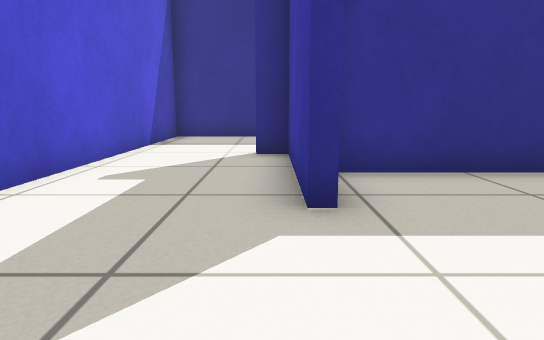
View 1 (above)

16 first-person views from a walk through a world built for the Gazebo simulator. The camera is 0.5 m above the floor, tilts 10° down and sees 75° across. The floor is counted in squares, 0.5 m on a side. Each view is taken from the middle of a square. On the plan, view 1 faces up. The plan holds only what a view shows up to about 13 squares ahead; the rest is blank.

View 2
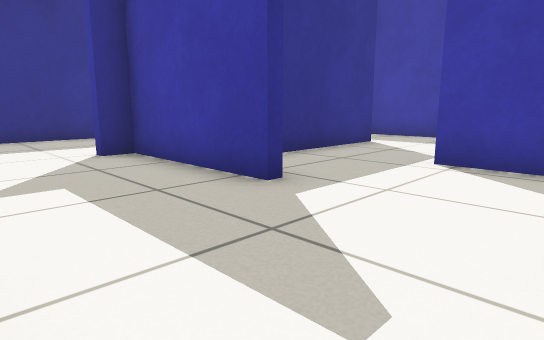

View 3
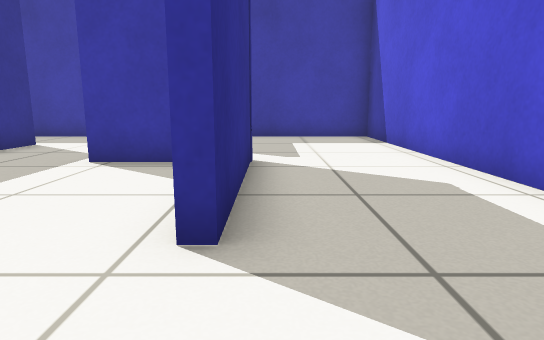

View 4
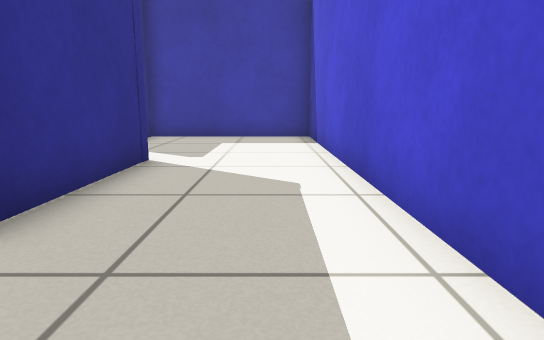

View 5
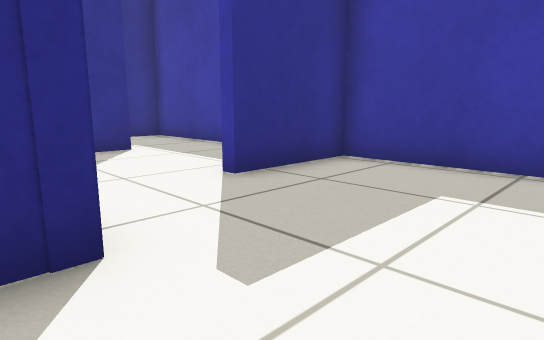

View 6
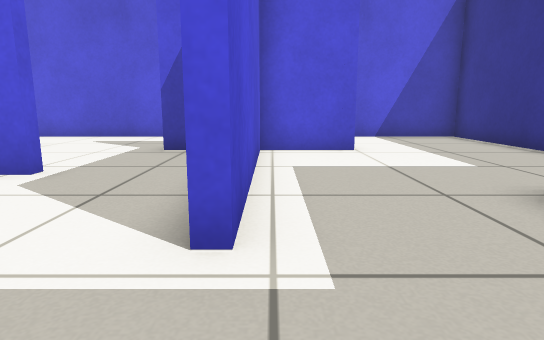

View 7
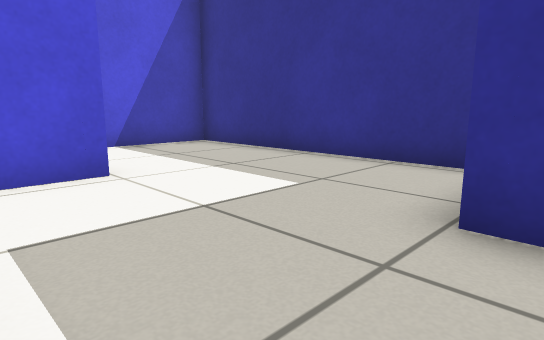

View 8
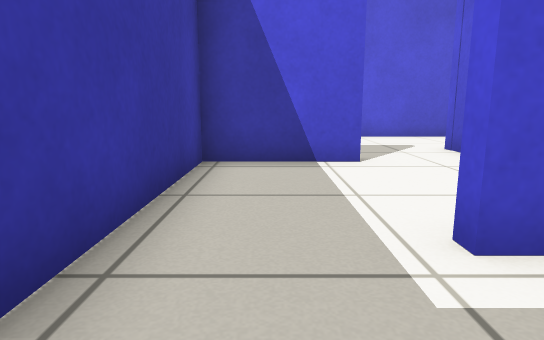

View 9
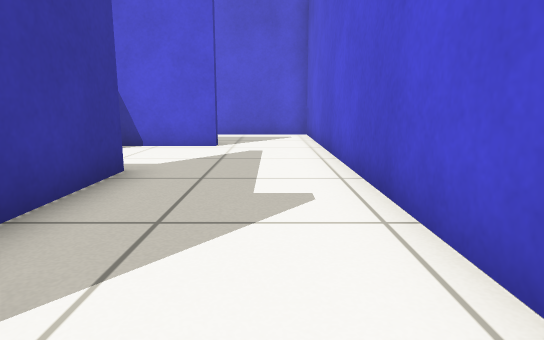

View 10
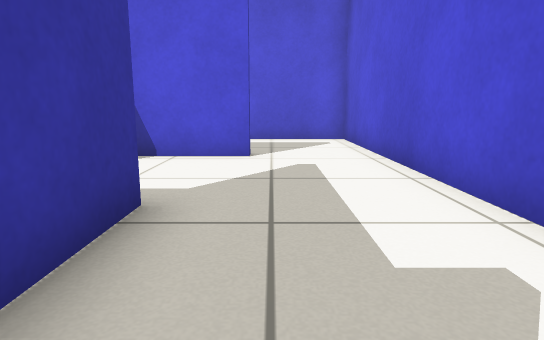

View 11
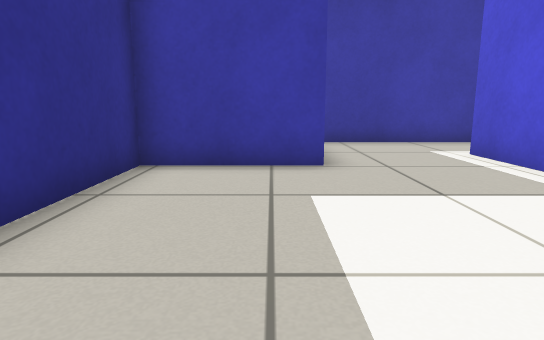

View 12
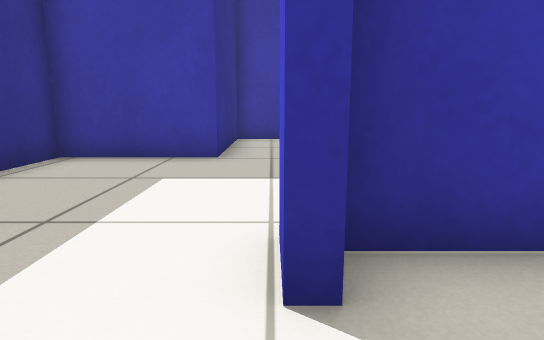

View 13
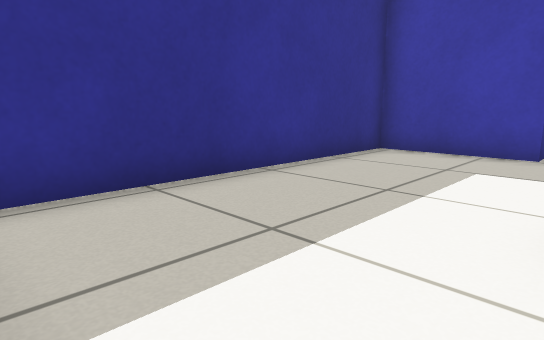

View 14
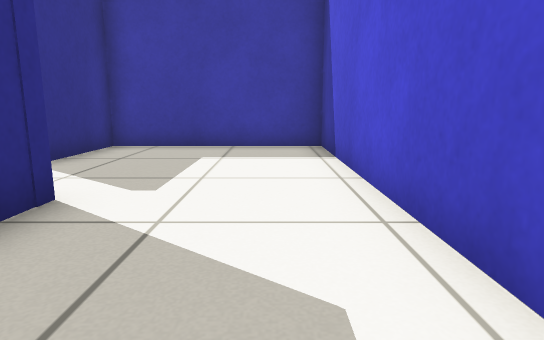

View 15
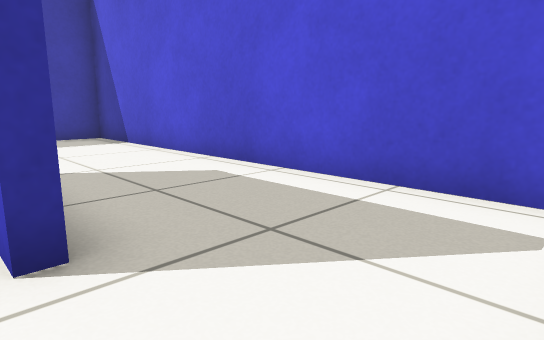

View 16
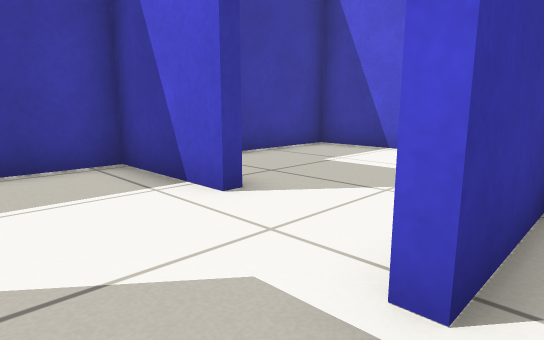

### Floor plan
Points are (right, up) in squares from view 1. A wall is a line through its corners. A room is listed if a view was taken in it or the views show most of it. See-through windows are left out.
Room 1 (views 1, 2, 3, 6, 7, 8, 9, 10, 11, 12, 13, 15, 16)
walls: (0.7, 4) (0.7, 3.4) (0.4, 3.4) (0.4, 7.6); (-0.4, 7.9) (0.7, 7.9) (0.7, 5.7) (6.6, 5.7); (3.4, 5.4) (1, 5.4); (-0.6, -0.3) (2, -0.3); (3.5, -0.1) (3.5, 2.4); (9.3, 4.4) (9.3, 9.1) (5.1, 9.1) (5.1, 12.3) (-3.3, 12.3) (-3.3, -1.6)
ways out: opening at (-2, -1) to room 2; opening at (3, 3.5) to room 3; opening at (8, 5) to room 3
Room 2 (views 4, 5, 14)
walls: (3.8, 0.1) (3.8, -0.6) (-0.6, -0.6); (-3.3, -1.6) (-3.3, -4.3) (9.3, -4.3) (9.3, 1.2) (6.2, 1.2)
ways out: opening at (-2, -1) to room 1; opening at (5, 1) to room 3
Room 3 (no view inside)
walls: (6.2, 1.5) (9.3, 1.5) (9.3, 4.4); (6.6, 5.4) (3.4, 5.4); (3.5, 2.4) (3.8, 2.4) (3.8, 1.9)
ways out: opening at (3, 3.5) to room 1; opening at (8, 5) to room 1; opening at (5, 1) to room 2

Where each view was taken, in squares from view 1:
view 1: 0 up, 0 right, facing up
view 2: 0 up, 3 left, facing up-right
view 3: 1 down, 3 left, facing right
view 4: 3 down, 3 left, facing right
view 5: 3 down, 3 right, facing up-right
view 6: 6 up, 9 right, facing left
view 7: 6 up, 6 right, facing up-left
view 8: 8 up, 8 right, facing down
view 9: 9 up, 2 left, facing down
view 10: 7 up, 1 left, facing down
view 11: 10 up, 1 left, facing right
view 12: 8 up, 2 left, facing right
view 13: 8 up, 3 left, facing up-right
view 14: 3 down, 0 right, facing right
view 15: 0 up, 3 left, facing down-right
view 16: 4 up, 3 right, facing down-right
